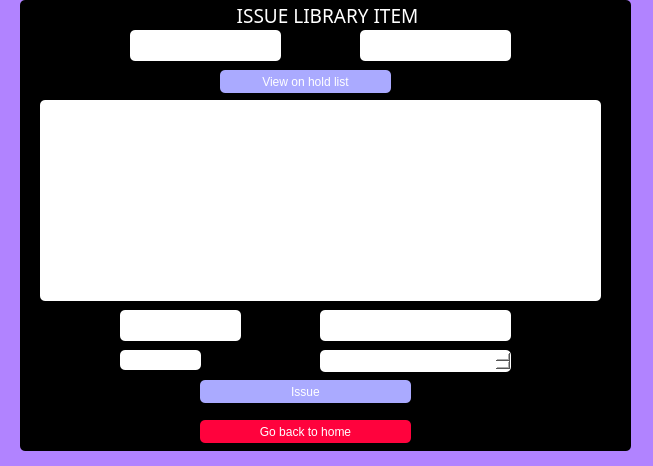
<?xml version="1.0" encoding="UTF-8"?>
<ui version="4.0">
 <class>IssueItem</class>
 <widget class="QDialog" name="IssueItem">
  <property name="geometry">
   <rect>
    <x>0</x>
    <y>0</y>
    <width>653</width>
    <height>466</height>
   </rect>
  </property>
  <property name="windowTitle">
   <string>Dialog</string>
  </property>
  <property name="styleSheet">
   <string notr="true">font: 75 14pt &quot;Rockwell&quot;;
color: rgb(255, 255, 255);
background-color: rgb(177, 131, 255);
border-radius: 5px;
</string>
  </property>
  <widget class="QGroupBox" name="groupBox">
   <property name="geometry">
    <rect>
     <x>20</x>
     <y>0</y>
     <width>611</width>
     <height>451</height>
    </rect>
   </property>
   <property name="font">
    <font>
     <family>Rockwell</family>
     <pointsize>14</pointsize>
     <weight>9</weight>
     <italic>false</italic>
     <bold>false</bold>
    </font>
   </property>
   <property name="styleSheet">
    <string notr="true">font: 75 14pt &quot;Rockwell&quot;;
color: rgb(255, 255, 255);
background-color: rgb(0, 0, 0);
border-radius: 5px;</string>
   </property>
   <property name="title">
    <string>ISSUE LIBRARY ITEM</string>
   </property>
   <property name="alignment">
    <set>Qt::AlignCenter</set>
   </property>
   <widget class="QLabel" name="label">
    <property name="geometry">
     <rect>
      <x>100</x>
      <y>310</y>
      <width>121</width>
      <height>31</height>
     </rect>
    </property>
    <property name="styleSheet">
     <string notr="true">font: 75 14pt &quot;Rockwell&quot;;
color:rgbrgb(0, 0, 0);
background-color: rgb(255, 255, 255);
border-radius: 5px;</string>
    </property>
    <property name="text">
     <string>Roll Number</string>
    </property>
   </widget>
   <widget class="QLabel" name="label_2">
    <property name="geometry">
     <rect>
      <x>110</x>
      <y>30</y>
      <width>151</width>
      <height>31</height>
     </rect>
    </property>
    <property name="styleSheet">
     <string notr="true">font: 75 14pt &quot;Rockwell&quot;;
color:rgbrgb(0, 0, 0);
background-color: rgb(255, 255, 255);
border-radius: 5px;</string>
    </property>
    <property name="text">
     <string>Library Item ID</string>
    </property>
   </widget>
   <widget class="QDateEdit" name="dateEdit">
    <property name="geometry">
     <rect>
      <x>300</x>
      <y>350</y>
      <width>191</width>
      <height>22</height>
     </rect>
    </property>
    <property name="styleSheet">
     <string notr="true">font: 75 14pt &quot;Rockwell&quot;;
color:rgbrgb(0, 0, 0);
background-color: rgb(255, 255, 255);
border-radius: 5px;</string>
    </property>
   </widget>
   <widget class="QLabel" name="label_3">
    <property name="geometry">
     <rect>
      <x>100</x>
      <y>350</y>
      <width>81</width>
      <height>20</height>
     </rect>
    </property>
    <property name="styleSheet">
     <string notr="true">font: 75 14pt &quot;Rockwell&quot;;
color:rgbrgb(0, 0, 0);
background-color: rgb(255, 255, 255);
border-radius: 5px;</string>
    </property>
    <property name="text">
     <string>Issue ID</string>
    </property>
   </widget>
   <widget class="QPushButton" name="pushButton">
    <property name="geometry">
     <rect>
      <x>180</x>
      <y>380</y>
      <width>211</width>
      <height>23</height>
     </rect>
    </property>
    <property name="styleSheet">
     <string notr="true">font: 75 14pt &quot;Rockwell&quot;;
color: rgbrgbrgb(255, 255, 255);
background-color: rgb(170, 170, 255);
border-radius: 5px;</string>
    </property>
    <property name="text">
     <string>Issue</string>
    </property>
   </widget>
   <widget class="QPushButton" name="pushButton_2">
    <property name="geometry">
     <rect>
      <x>200</x>
      <y>70</y>
      <width>171</width>
      <height>23</height>
     </rect>
    </property>
    <property name="styleSheet">
     <string notr="true">font: 75 14pt &quot;Rockwell&quot;;
color: rgbrgbrgb(255, 255, 255);
background-color: rgb(170, 170, 255);
border-radius: 5px;</string>
    </property>
    <property name="text">
     <string>View on hold list</string>
    </property>
   </widget>
   <widget class="QTableView" name="tableView">
    <property name="geometry">
     <rect>
      <x>20</x>
      <y>100</y>
      <width>561</width>
      <height>201</height>
     </rect>
    </property>
    <property name="styleSheet">
     <string notr="true">font: 75 14pt &quot;Rockwell&quot;;
color:rgbrgb(0, 0, 0);
background-color: rgb(255, 255, 255);
border-radius: 5px;</string>
    </property>
   </widget>
   <widget class="QPushButton" name="pushButton_3">
    <property name="geometry">
     <rect>
      <x>180</x>
      <y>420</y>
      <width>211</width>
      <height>23</height>
     </rect>
    </property>
    <property name="styleSheet">
     <string notr="true">font: 75 14pt &quot;Rockwell&quot;;
color: rgbrgbrgb(255, 255, 255);
background-color:rgb(255, 2, 61);
border-radius: 5px;</string>
    </property>
    <property name="text">
     <string>Go back to home</string>
    </property>
   </widget>
   <widget class="QTextEdit" name="textEdit">
    <property name="geometry">
     <rect>
      <x>300</x>
      <y>310</y>
      <width>191</width>
      <height>31</height>
     </rect>
    </property>
    <property name="styleSheet">
     <string notr="true">font: 75 14pt &quot;Rockwell&quot;;
color:rgbrgb(0, 0, 0);
background-color: rgb(255, 255, 255);
border-radius: 5px;</string>
    </property>
   </widget>
   <widget class="QTextEdit" name="textEdit_2">
    <property name="geometry">
     <rect>
      <x>340</x>
      <y>30</y>
      <width>151</width>
      <height>31</height>
     </rect>
    </property>
    <property name="styleSheet">
     <string notr="true">font: 75 14pt &quot;Rockwell&quot;;
color:rgbrgb(0, 0, 0);
background-color: rgb(255, 255, 255);
border-radius: 5px;</string>
    </property>
   </widget>
  </widget>
 </widget>
 <resources/>
 <connections/>
</ui>
